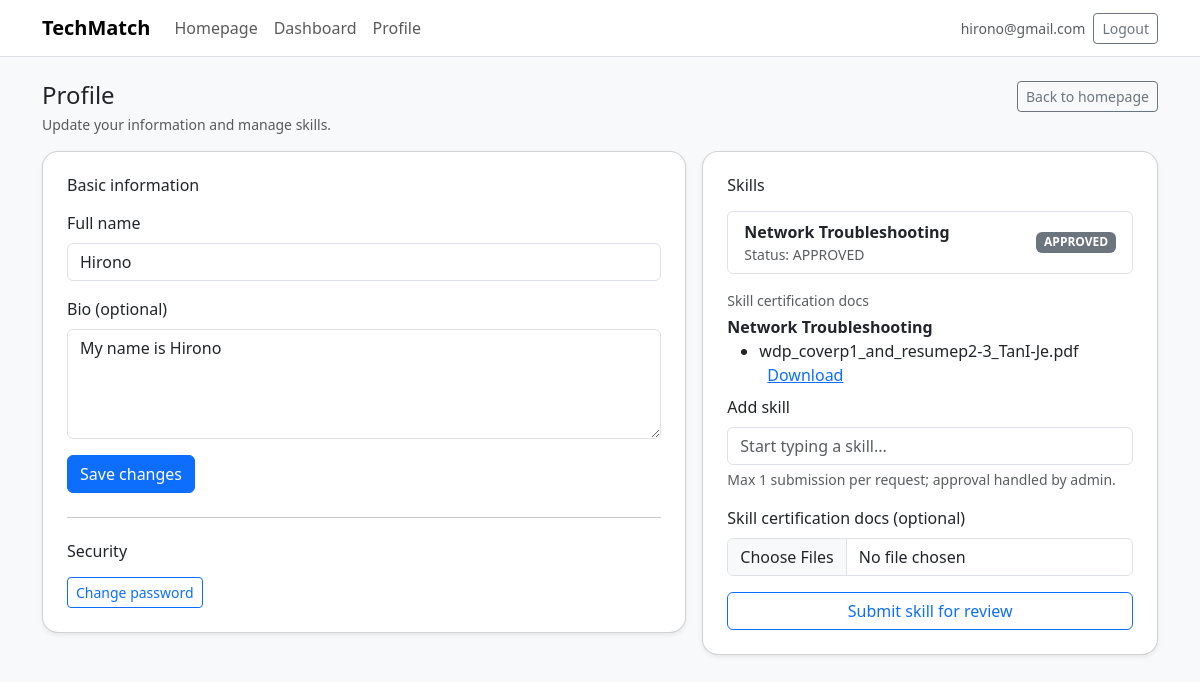
/profile (signed in), run on the app's committed database.
### tables this page shows
CREATE TABLE users (
    id INTEGER PRIMARY KEY AUTOINCREMENT,
    email TEXT NOT NULL UNIQUE,
    password_hash TEXT NOT NULL,
    role TEXT NOT NULL CHECK(role IN ('ADMIN','TECHNICIAN','BUSINESS')),
    is_active INTEGER NOT NULL DEFAULT 1,
    -- derived from verification workflow; kept for quick gating & UI consistency
    is_verified INTEGER NOT NULL DEFAULT 0,
    -- used for agency/admin created technician accounts
    force_password_change INTEGER NOT NULL DEFAULT 0,
    password_changed_at INTEGER,
    created_at INTEGER NOT NULL,
    last_login_at INTEGER
);

CREATE TABLE technician_profiles (
    id INTEGER PRIMARY KEY AUTOINCREMENT,
    user_id INTEGER NOT NULL UNIQUE,
    full_name TEXT NOT NULL,
    skills_json TEXT NOT NULL,
    bio TEXT,
    created_at INTEGER NOT NULL,
    FOREIGN KEY(user_id) REFERENCES users(id)
);

CREATE TABLE technician_skill_items (
    id INTEGER PRIMARY KEY AUTOINCREMENT,
    user_id INTEGER NOT NULL,
    skill_name TEXT NOT NULL,
    status TEXT NOT NULL CHECK(status IN ('PENDING','APPROVED','REJECTED')),
    created_at INTEGER NOT NULL,
    reviewed_at INTEGER,
    reviewed_by_admin_id INTEGER,
    rejection_reason TEXT, skill_description TEXT,
    FOREIGN KEY(user_id) REFERENCES users(id),
    FOREIGN KEY(reviewed_by_admin_id) REFERENCES users(id)
);

CREATE TABLE technician_skill_documents (
    id INTEGER PRIMARY KEY AUTOINCREMENT,
    skill_item_id INTEGER NOT NULL,
    original_filename TEXT NOT NULL,
    stored_filename TEXT NOT NULL,
    file_extension TEXT NOT NULL,
    file_size INTEGER NOT NULL,
    uploaded_at INTEGER NOT NULL,
    FOREIGN KEY(skill_item_id) REFERENCES technician_skill_items(id)
);

### app/routes/user_routes.py (the view)
@bp.get("/profile")
@login_required
def profile_get():
    user_id = session["user_id"]
    role = session.get("role")
    tech = get_technician_profile(user_id) if role == "TECHNICIAN" else None
    biz = get_business_profile(user_id) if role == "BUSINESS" else None
    skill_items = list_my_skill_items(user_id) if role == "TECHNICIAN" else []
    skill_docs = []
    if role == "TECHNICIAN":
        from app.services.document_service import list_my_skill_docs
        skill_docs = list_my_skill_docs(user_id)
    from app.services.skill_suggest_service import CANONICAL_SKILLS
    canonical_skills = CANONICAL_SKILLS if role == "TECHNICIAN" else []
    return render_template(
        "profile.html",
        role=role,
        tech=tech,
        biz=biz,
        skill_items=skill_items,
        skill_docs=skill_docs,
        canonical_skills=canonical_skills,
    )

### app/db.py (called while the page is built)
def get_db():
    if "db" not in g:
        g.db = sqlite3.connect(current_app.config["DATABASE"])
        g.db.row_factory = sqlite3.Row
    return g.db

### app/services/document_service.py (called while the page is built)
def list_my_skill_docs(user_id: int):
    db = get_db()
    return db.execute(
        """
        SELECT d.id, d.original_filename, d.stored_filename, d.uploaded_at, s.skill_name
        FROM technician_skill_documents d
        JOIN technician_skill_items s ON s.id = d.skill_item_id
        WHERE s.user_id = ?
        ORDER BY d.uploaded_at DESC
        """,
        (user_id,)
    ).fetchall()

### app/services/profile_service.py (called while the page is built)
def get_technician_profile(user_id: int):
    db = get_db()
    return db.execute("SELECT * FROM technician_profiles WHERE user_id = ?", (int(user_id),)).fetchone()

### app/services/skill_service.py (called while the page is built)
def list_my_skill_items(user_id: int):
    db = get_db()
    return db.execute(
        """
        SELECT id, skill_name, skill_description, status, created_at, reviewed_at, rejection_reason
        FROM technician_skill_items
        WHERE user_id = ?
        ORDER BY created_at DESC
        """,
        (int(user_id),),
    ).fetchall()

### app/services/user_service.py (called while the page is built)
def get_user_by_id(user_id: int):
    db_path = current_app.config["DATABASE"]
    conn = sqlite3.connect(db_path)
    conn.row_factory = sqlite3.Row
    cur = conn.cursor()
    cur.execute("SELECT * FROM users WHERE id = ?", (user_id,))
    row = cur.fetchone()
    conn.close()
    return dict(row) if row else None

### templates/profile.html (shortened to what this page needs)
{% extends "base.html" %}
{% block content %}
<div class="d-flex justify-content-between align-items-start flex-wrap gap-2 mb-3">
  <div>
    <h1 class="h4 mb-1">Profile</h1>
    <div class="text-muted small">Update your information and manage skills.</div>
  </div>
  <a class="btn btn-outline-secondary btn-sm" href="{{ url_for('user.homepage') }}">Back to homepage</a>
</div>
<div class="row g-3">
  <div class="col-12 col-lg-7">
    <div class="card shadow-sm tm-card">
      <div class="card-body p-4">
        <h2 class="h6 mb-3">Basic information</h2>
        <form method="post" action="{{ url_for('user.profile_update_post') }}">
          {% if role == "TECHNICIAN" %}
            <div class="mb-3">
              <label class="form-label">Full name</label>
              <input class="form-control" name="full_name" value="{{ tech.full_name if tech else '' }}" required maxlength="60">
            </div>
            <div class="mb-3">
              <label class="form-label">Bio (optional)</label>
              <textarea class="form-control" name="bio" rows="4">{{ tech.bio if tech and tech.bio else '' }}</textarea>
            </div>
          {% endif %}
          <button class="btn btn-primary" type="submit">Save changes</button>
        </form>
        <hr class="my-4">
        <h2 class="h6 mb-3">Security</h2>
        <a class="btn btn-outline-primary btn-sm" href="{{ url_for('user.change_password_get') }}">Change password</a>
      </div>
    </div>
  </div>
  {% if role == "TECHNICIAN" %}
  <div class="col-12 col-lg-5">
    <div class="card shadow-sm tm-card">
      <div class="card-body p-4">
        <h2 class="h6 mb-3">Skills</h2>
        {% if skill_items and skill_items|length > 0 %}
          <div class="list-group mb-3">
            {% for s in skill_items %}
              <div class="list-group-item d-flex justify-content-between align-items-center">
                <div>
                  <div class="fw-semibold">{{ s.skill_name }}</div>
                  <div class="text-muted small">Status: {{ s.status }}</div>
                </div>
                <span class="badge text-bg-secondary">{{ s.status }}</span>
              </div>
            {% endfor %}
          </div>
          {% if skill_docs and skill_docs|length > 0 %}
            <div class="mt-2">
              <div class="text-muted small mb-1">Skill certification docs</div>
              {% for grp in skill_docs|groupby('skill_name') %}
                <div class="mb-2">
                  <div class="fw-semibold">{{ grp.grouper }}</div>
                  <ul class="mb-0">
                    {% for d in grp.list %}
                      <li>
                        {{ d.original_filename }}
                        <a class="ms-2" href="{{ url_for('admin.download_skill_document', doc_id=d.id) }}">Download</a>
                      </li>
                    {% endfor %}
                  </ul>
                </div>
              {% endfor %}
            </div>
          {% endif %}
        {% else %}
          <p class="text-muted small mb-3">No skills yet.</p>
        {% endif %}
        <form method="post" action="{{ url_for('user.technician_skill_submit_post') }}" enctype="multipart/form-data">
          <div class="mb-3">
            <label class="form-label">Add skill</label>
            <input class="form-control" name="skill_name" id="skill_name" list="canonicalSkills" placeholder="Start typing a skill..." required>
            <div class="form-text">Max 1 submission per request; approval handled by admin.</div>
          </div>
          <div class="mb-3">
            <label class="form-label">Skill certification docs (optional)</label>
            <input class="form-control" name="cert_docs" type="file" multiple accept=".pdf,.docx">
          </div>
          <button class="btn btn-outline-primary w-100" type="submit">Submit skill for review</button>
        </form>
      </div>
    </div>
  </div>
  {% endif %}
</div>
{% endblock %}

### templates/base.html (shortened to what this page needs)
<!doctype html>
<html lang="en">
<head>
  <link href="https://cdn.jsdelivr.net/npm/bootstrap@5.3.3/dist/css/bootstrap.min.css" rel="stylesheet">
  <link rel="stylesheet" href="{{ url_for('static', filename='app.css') }}">
</head>
<body class="bg-light">
  <nav class="navbar navbar-expand-lg navbar-light bg-white border-bottom">
    <div class="container">
      {% if session and session.get('user_id') %}
        {% if session.get('role') == 'ADMIN' %}
          <a class="navbar-brand fw-semibold" href="{{ url_for('admin.homepage') }}">TechMatch</a>
        {% else %}
          <a class="navbar-brand fw-semibold" href="{{ url_for('user.homepage') }}">TechMatch</a>
        {% endif %}
      {% else %}
        <a class="navbar-brand fw-semibold" href="{{ url_for('auth.landing') }}">TechMatch</a>
      {% endif %}
      <div class="collapse navbar-collapse" id="tmNav">
        <ul class="navbar-nav me-auto mb-2 mb-lg-0">
          {% if session and session.get('user_id') %}
            {% if session.get('role') == 'ADMIN' %}
               <li class="nav-item">
            <a class="nav-link {% if request.path.startswith('/admin/homepage') %}active{% endif %}" href="{{ url_for('admin.homepage') }}">Admin Homepage</a>
          </li>
          <li class="nav-item">
            <a class="nav-link {% if request.path.startswith('/admin/technicians') %}active{% endif %}" href="{{ url_for('admin.admin_technicians') }}">Technician Listing</a>
          </li>
          <li class="nav-item">
            <a class="nav-link {% if request.path.startswith('/admin/businesses') %}active{% endif %}" href="{{ url_for('admin.admin_businesses') }}">Business Listing</a>
          </li>
          <li class="nav-item">
            <a class="nav-link {% if request.path.startswith('/admin/audit-logs') %}active{% endif %}" href="{{ url_for('admin.audit_logs') }}">Audit Logs</a>
          </li>
            {% else %}
              <li class="nav-item"><a class="nav-link" href="{{ url_for('user.homepage') }}">Homepage</a></li>
              {% if session.get('role') == 'TECHNICIAN' %}
              <li class="nav-item"><a class="nav-link" href="{{ url_for('technician.dashboard_page') }}">Dashboard</a></li>
              {% endif %}
<li class="nav-item"><a class="nav-link" href="{{ url_for('user.profile_get') }}">Profile</a></li>
            {% endif %}
          {% endif %}
        </ul>
        <div class="d-flex gap-2 align-items-center">
          {% if session and session.get('user_id') %}
            <span class="text-muted small d-none d-lg-inline">{{ session.get('email') }}</span>
            <form method="post" action="{{ url_for('auth.logout') }}" class="m-0">
              <button class="btn btn-outline-secondary btn-sm" type="submit">Logout</button>
            </form>
          {% else %}
            <a class="btn btn-outline-primary btn-sm" href="{{ url_for('auth.login_get') }}">Login</a>
          {% endif %}
        </div>
      </div>
    </div>
  </nav>
  <main class="py-4">
    <div class="container">
      {% block content %}{% endblock %}
    </div>
  </main>
</body>
</html>

### static/app.css (style rules this page uses)
.tm-card { border-radius: 1rem; }

### data on the page
users: get "hirono@gmail.com"
technician_profiles: full_name "Hirono", bio "My name is Hirono"
technician_skill_items: skill_name "Network Troubleshooting", status "APPROVED"
technician_skill_documents: grouper "Network Troubleshooting", original_filename "wdp_coverp1_and_resumep2-3_TanI-Je.pdf"
